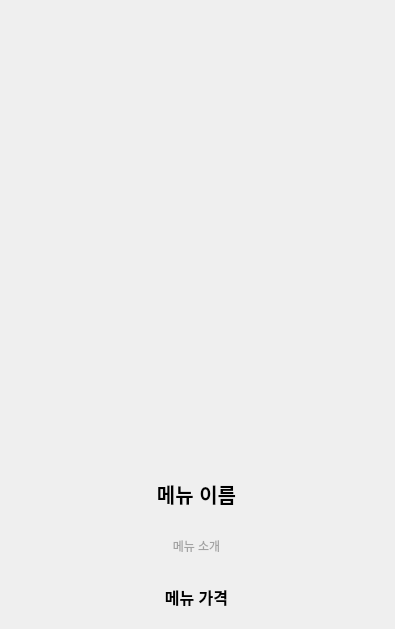
       <widget class="QWidget" name="scrollAreaWidgetContents_2">
        <property name="geometry">
         <rect>
          <x>0</x>
          <y>0</y>
          <width>395</width>
          <height>629</height>
         </rect>
        </property>
        <layout class="QVBoxLayout" name="OPVlayout" stretch="0">
         <property name="leftMargin">
          <number>9</number>
         </property>
         <property name="topMargin">
          <number>9</number>
         </property>
         <property name="rightMargin">
          <number>9</number>
         </property>
         <property name="bottomMargin">
          <number>9</number>
         </property>
         <item>
          <layout class="QVBoxLayout" name="verticalLayout_8" stretch="10,1,1,1">
           <item>
            <layout class="QHBoxLayout" name="horizontalLayout_13" stretch="2,6,2">
             <item>
              <spacer name="horizontalSpacer">
               <property name="orientation">
                <enum>Qt::Horizontal</enum>
               </property>
               <property name="sizeHint" stdset="0">
                <size>
                 <width>40</width>
                 <height>20</height>
                </size>
               </property>
              </spacer>
             </item>
             <item>
              <widget class="QLabel" name="lblOPmenuIMG">
               <property name="minimumSize">
                <size>
                 <width>0</width>
                 <height>100</height>
                </size>
               </property>
               <property name="text">
                <string/>
               </property>
               <property name="scaledContents">
                <bool>false</bool>
               </property>
               <property name="alignment">
                <set>Qt::AlignCenter</set>
               </property>
              </widget>
             </item>
             <item>
              <spacer name="horizontalSpacer_2">
               <property name="orientation">
                <enum>Qt::Horizontal</enum>
               </property>
               <property name="sizeHint" stdset="0">
                <size>
                 <width>40</width>
                 <height>20</height>
                </size>
               </property>
              </spacer>
             </item>
            </layout>
           </item>
           <item>
            <widget class="QLabel" name="lblOPmenuName">
             <property name="maximumSize">
              <size>
               <width>375</width>
               <height>16777215</height>
              </size>
             </property>
             <property name="font">
              <font>
               <pointsize>15</pointsize>
               <bold>true</bold>
              </font>
             </property>
             <property name="styleSheet">
              <string notr="true">color: rgb(0, 0, 0);</string>
             </property>
             <property name="text">
              <string>메뉴 이름</string>
             </property>
             <property name="alignment">
              <set>Qt::AlignCenter</set>
             </property>
             <property name="wordWrap">
              <bool>true</bool>
             </property>
            </widget>
           </item>
           <item>
            <widget class="QLabel" name="lblOPmenuIntro">
             <property name="minimumSize">
              <size>
               <width>375</width>
               <height>0</height>
              </size>
             </property>
             <property name="maximumSize">
              <size>
               <width>375</width>
               <height>16777215</height>
              </size>
             </property>
             <property name="styleSheet">
              <string notr="true">color: rgb(162, 162, 162);</string>
             </property>
             <property name="text">
              <string>메뉴 소개</string>
             </property>
             <property name="textFormat">
              <enum>Qt::PlainText</enum>
             </property>
             <property name="alignment">
              <set>Qt::AlignCenter</set>
             </property>
             <property name="wordWrap">
              <bool>true</bool>
             </property>
            </widget>
           </item>
           <item>
            <widget class="QLabel" name="lblOPmenuPrice">
             <property name="maximumSize">
              <size>
               <width>375</width>
               <height>16777215</height>
              </size>
             </property>
             <property name="font">
              <font>
               <pointsize>12</pointsize>
               <bold>true</bold>
              </font>
             </property>
             <property name="styleSheet">
              <string notr="true">color: rgb(0, 0, 0);</string>
             </property>
             <property name="text">
              <string>메뉴 가격</string>
             </property>
             <property name="alignment">
              <set>Qt::AlignCenter</set>
             </property>
            </widget>
           </item>
          </layout>
         </item>
        </layout>
       </widget>
